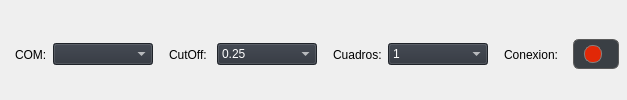
           <widget class="QFrame" name="contentTopBg">
            <property name="sizePolicy">
             <sizepolicy hsizetype="Minimum" vsizetype="Preferred">
              <horstretch>0</horstretch>
              <verstretch>0</verstretch>
             </sizepolicy>
            </property>
            <property name="maximumSize">
             <size>
              <width>1100</width>
              <height>16777215</height>
             </size>
            </property>
            <property name="frameShape">
             <enum>QFrame::Shape::NoFrame</enum>
            </property>
            <layout class="QHBoxLayout" name="horizontalLayout_2">
             <property name="spacing">
              <number>6</number>
             </property>
             <property name="leftMargin">
              <number>15</number>
             </property>
             <property name="topMargin">
              <number>9</number>
             </property>
             <property name="rightMargin">
              <number>0</number>
             </property>
             <property name="bottomMargin">
              <number>0</number>
             </property>
             <item>
              <widget class="QLabel" name="label">
               <property name="styleSheet">
                <string notr="true">font:16pt &quot;Segoe UI Semibold&quot;;</string>
               </property>
               <property name="text">
                <string>COM:</string>
               </property>
              </widget>
             </item>
             <item>
              <widget class="QComboBox" name="comboBox_COM">
               <property name="minimumSize">
                <size>
                 <width>100</width>
                 <height>0</height>
                </size>
               </property>
               <property name="styleSheet">
                <string notr="true">color: rgb(255, 255, 255);
font: 12pt &quot;Segoe UI&quot;;
background-color: rgb(44, 49, 58);</string>
               </property>
              </widget>
             </item>
             <item>
              <spacer name="horizontalSpacer_3">
               <property name="orientation">
                <enum>Qt::Orientation::Horizontal</enum>
               </property>
               <property name="sizeType">
                <enum>QSizePolicy::Policy::Expanding</enum>
               </property>
               <property name="sizeHint" stdset="0">
                <size>
                 <width>10</width>
                 <height>20</height>
                </size>
               </property>
              </spacer>
             </item>
             <item>
              <widget class="QLabel" name="CutOff">
               <property name="styleSheet">
                <string notr="true">font:16pt &quot;Segoe UI Semibold&quot;;</string>
               </property>
               <property name="text">
                <string>CutOff: </string>
               </property>
              </widget>
             </item>
             <item>
              <widget class="QComboBox" name="comboBox_cutOff">
               <property name="minimumSize">
                <size>
                 <width>100</width>
                 <height>0</height>
                </size>
               </property>
               <property name="styleSheet">
                <string notr="true">color: rgb(255, 255, 255);
font: 12pt &quot;Segoe UI&quot;;
background-color: rgb(44, 49, 58);</string>
               </property>
               <item>
                <property name="text">
                 <string>0.25</string>
                </property>
               </item>
               <item>
                <property name="text">
                 <string>2.5</string>
                </property>
               </item>
               <item>
                <property name="text">
                 <string>0.08</string>
                </property>
               </item>
               <item>
                <property name="text">
                 <string>0.8</string>
                </property>
               </item>
              </widget>
             </item>
             <item>
              <spacer name="horizontalSpacer">
               <property name="orientation">
                <enum>Qt::Orientation::Horizontal</enum>
               </property>
               <property name="sizeType">
                <enum>QSizePolicy::Policy::Expanding</enum>
               </property>
               <property name="sizeHint" stdset="0">
                <size>
                 <width>10</width>
                 <height>20</height>
                </size>
               </property>
              </spacer>
             </item>
             <item>
              <widget class="QLabel" name="lbl_secciones">
               <property name="styleSheet">
                <string notr="true">font:16pt &quot;Segoe UI Semibold&quot;;</string>
               </property>
               <property name="text">
                <string>Cuadros:</string>
               </property>
              </widget>
             </item>
             <item>
              <widget class="QComboBox" name="comboBox_Secciones">
               <property name="minimumSize">
                <size>
                 <width>100</width>
                 <height>0</height>
                </size>
               </property>
               <property name="styleSheet">
                <string notr="true">color: rgb(255, 255, 255);
font: 12pt &quot;Segoe UI&quot;;
background-color: rgb(44, 49, 58);</string>
               </property>
               <item>
                <property name="text">
                 <string>1</string>
                </property>
               </item>
               <item>
                <property name="text">
                 <string>2</string>
                </property>
               </item>
               <item>
                <property name="text">
                 <string>3</string>
                </property>
               </item>
               <item>
                <property name="text">
                 <string>4</string>
                </property>
               </item>
               <item>
                <property name="text">
                 <string>5</string>
                </property>
               </item>
              </widget>
             </item>
             <item>
              <spacer name="espaciador_model">
               <property name="orientation">
                <enum>Qt::Orientation::Horizontal</enum>
               </property>
               <property name="sizeType">
                <enum>QSizePolicy::Policy::Expanding</enum>
               </property>
               <property name="sizeHint" stdset="0">
                <size>
                 <width>10</width>
                 <height>20</height>
                </size>
               </property>
              </spacer>
             </item>
             <item>
              <widget class="QLabel" name="label_2">
               <property name="styleSheet">
                <string notr="true">font:16pt &quot;Segoe UI Semibold&quot;;</string>
               </property>
               <property name="text">
                <string>Conexion:</string>
               </property>
              </widget>
             </item>
             <item>
              <layout class="QHBoxLayout" name="horizontalLayout_12"/>
             </item>
             <item>
              <widget class="QFrame" name="rightButtons_2">
               <layout class="QHBoxLayout" name="rightButtons">
                <property name="spacing">
                 <number>5</number>
                </property>
                <property name="leftMargin">
                 <number>9</number>
                </property>
                <property name="topMargin">
                 <number>0</number>
                </property>
                <property name="rightMargin">
                 <number>8</number>
                </property>
                <property name="bottomMargin">
                 <number>0</number>
                </property>
                <item>
                 <widget class="QRadioButton" name="radioButton">
                  <property name="styleSheet">
                   <string notr="true">QRadioButton {
        color: white;
        background-color: #3A3F44;
        border: 1px solid #5A5A5A;
        border-radius: 6px;
        padding: 5px 10px;
    }
    QRadioButton::indicator {
        width: 16px;
        height: 16px;
    }
    QRadioButton::indicator:checked {
        background-color: #00C853;
        border-radius: 8px;
    }
    QRadioButton::indicator:unchecked {
        background-color: #e12807;
        border-radius: 8px;
        border: 1px solid gray;
    }</string>
                  </property>
                  <property name="text">
                   <string/>
                  </property>
                 </widget>
                </item>
               </layout>
              </widget>
             </item>
            </layout>
           </widget>
